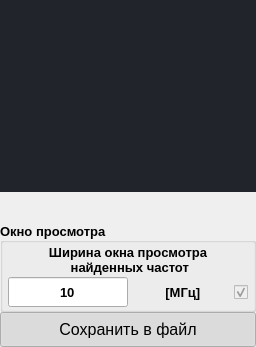
    <widget class="QWidget" name="widget_main" native="true">
     <property name="styleSheet">
      <string notr="true"/>
     </property>
     <layout class="QVBoxLayout" name="layout_main">
      <property name="spacing">
       <number>0</number>
      </property>
      <property name="leftMargin">
       <number>0</number>
      </property>
      <property name="topMargin">
       <number>0</number>
      </property>
      <property name="rightMargin">
       <number>0</number>
      </property>
      <property name="bottomMargin">
       <number>0</number>
      </property>
      <item>
       <widget class="QWidget" name="widget_main_body" native="true">
        <property name="styleSheet">
         <string notr="true"/>
        </property>
        <layout class="QHBoxLayout" name="layout__main_body" stretch="1,0">
         <property name="spacing">
          <number>0</number>
         </property>
         <property name="leftMargin">
          <number>0</number>
         </property>
         <property name="topMargin">
          <number>0</number>
         </property>
         <property name="rightMargin">
          <number>0</number>
         </property>
         <property name="bottomMargin">
          <number>0</number>
         </property>
         <item>
          <widget class="QWidget" name="widget_plotting" native="true">
           <property name="styleSheet">
            <string notr="true">background-color: rgb(167, 167, 167);
background-color: rgb(124, 124, 124);
background-color: rgb(255, 255, 255);
background-color: rgb(240, 240, 240);</string>
           </property>
           <layout class="QVBoxLayout" name="plotLayout">
            <property name="spacing">
             <number>0</number>
            </property>
            <property name="leftMargin">
             <number>0</number>
            </property>
            <property name="topMargin">
             <number>0</number>
            </property>
            <property name="rightMargin">
             <number>0</number>
            </property>
            <property name="bottomMargin">
             <number>0</number>
            </property>
           </layout>
          </widget>
         </item>
         <item>
          <widget class="QWidget" name="widget_right" native="true">
           <property name="styleSheet">
            <string notr="true"/>
           </property>
           <layout class="QHBoxLayout" name="layout_right">
            <property name="spacing">
             <number>0</number>
            </property>
            <property name="leftMargin">
             <number>0</number>
            </property>
            <property name="topMargin">
             <number>0</number>
            </property>
            <property name="rightMargin">
             <number>0</number>
            </property>
            <property name="bottomMargin">
             <number>0</number>
            </property>
            <item>
             <widget class="QWidget" name="widget_table" native="true">
              <property name="styleSheet">
               <string notr="true">/* Состояние - не выбран*/
QCheckBox::indicator:unchecked {
	/* Выбор картинки*/
	image: url(:/table_checkbox/resource/table_checkbox/var2_color/no_red_24dp.svg);
}

/* Состояние -  выбран*/
QCheckBox::indicator:checked {
	/* Выбор картинки*/
	image: url(:/table_checkbox/resource/table_checkbox/var2_color/yes_green_24dp.svg);
}
</string>
              </property>
              <layout class="QVBoxLayout" name="layout_table">
               <property name="spacing">
                <number>0</number>
               </property>
               <property name="leftMargin">
                <number>0</number>
               </property>
               <property name="topMargin">
                <number>0</number>
               </property>
               <property name="rightMargin">
                <number>0</number>
               </property>
               <property name="bottomMargin">
                <number>0</number>
               </property>
               <item>
                <widget class="QTableWidget" name="tableWidget_frequency_absorption">
                 <property name="styleSheet">
                  <string notr="true">background-color: rgb(33, 37, 43);</string>
                 </property>
                 <property name="frameShape">
                  <enum>QFrame::NoFrame</enum>
                 </property>
                 <property name="horizontalScrollBarPolicy">
                  <enum>Qt::ScrollBarAlwaysOff</enum>
                 </property>
                 <property name="editTriggers">
                  <set>QAbstractItemView::AnyKeyPressed|QAbstractItemView::EditKeyPressed</set>
                 </property>
                 <property name="tabKeyNavigation">
                  <bool>false</bool>
                 </property>
                 <property name="showDropIndicator" stdset="0">
                  <bool>false</bool>
                 </property>
                 <property name="dragDropOverwriteMode">
                  <bool>false</bool>
                 </property>
                 <property name="selectionMode">
                  <enum>QAbstractItemView::SingleSelection</enum>
                 </property>
                 <property name="selectionBehavior">
                  <enum>QAbstractItemView::SelectRows</enum>
                 </property>
                 <property name="iconSize">
                  <size>
                   <width>0</width>
                   <height>0</height>
                  </size>
                 </property>
                 <property name="showGrid">
                  <bool>true</bool>
                 </property>
                 <property name="sortingEnabled">
                  <bool>false</bool>
                 </property>
                 <property name="rowCount">
                  <number>0</number>
                 </property>
                 <property name="columnCount">
                  <number>0</number>
                 </property>
                 <attribute name="horizontalHeaderCascadingSectionResizes">
                  <bool>false</bool>
                 </attribute>
                 <attribute name="horizontalHeaderShowSortIndicator" stdset="0">
                  <bool>false</bool>
                 </attribute>
                 <attribute name="horizontalHeaderStretchLastSection">
                  <bool>false</bool>
                 </attribute>
                </widget>
               </item>
               <item>
                <widget class="QWidget" name="widget_bottom" native="true">
                 <property name="sizePolicy">
                  <sizepolicy hsizetype="Preferred" vsizetype="Preferred">
                   <horstretch>0</horstretch>
                   <verstretch>0</verstretch>
                  </sizepolicy>
                 </property>
                 <property name="minimumSize">
                  <size>
                   <width>0</width>
                   <height>0</height>
                  </size>
                 </property>
                 <property name="styleSheet">
                  <string notr="true"/>
                 </property>
                 <layout class="QVBoxLayout" name="layout_bottom">
                  <property name="spacing">
                   <number>0</number>
                  </property>
                  <property name="sizeConstraint">
                   <enum>QLayout::SetDefaultConstraint</enum>
                  </property>
                  <property name="leftMargin">
                   <number>0</number>
                  </property>
                  <property name="topMargin">
                   <number>0</number>
                  </property>
                  <property name="rightMargin">
                   <number>0</number>
                  </property>
                  <property name="bottomMargin">
                   <number>0</number>
                  </property>
                  <item>
                   <widget class="QLabel" name="label_statistics_on_selected_frequencies">
                    <property name="sizePolicy">
                     <sizepolicy hsizetype="Preferred" vsizetype="Fixed">
                      <horstretch>0</horstretch>
                      <verstretch>0</verstretch>
                     </sizepolicy>
                    </property>
                    <property name="minimumSize">
                     <size>
                      <width>0</width>
                      <height>30</height>
                     </size>
                    </property>
                    <property name="styleSheet">
                     <string notr="true"/>
                    </property>
                    <property name="text">
                     <string/>
                    </property>
                   </widget>
                  </item>
                  <item>
                   <widget class="QGroupBox" name="groupBox_window_view">
                    <property name="minimumSize">
                     <size>
                      <width>0</width>
                      <height>90</height>
                     </size>
                    </property>
                    <property name="maximumSize">
                     <size>
                      <width>16777215</width>
                      <height>16777215</height>
                     </size>
                    </property>
                    <property name="sizeIncrement">
                     <size>
                      <width>0</width>
                      <height>0</height>
                     </size>
                    </property>
                    <property name="baseSize">
                     <size>
                      <width>0</width>
                      <height>0</height>
                     </size>
                    </property>
                    <property name="font">
                     <font>
                      <pointsize>10</pointsize>
                      <weight>75</weight>
                      <bold>true</bold>
                     </font>
                    </property>
                    <property name="cursor">
                     <cursorShape>ArrowCursor</cursorShape>
                    </property>
                    <property name="mouseTracking">
                     <bool>false</bool>
                    </property>
                    <property name="tabletTracking">
                     <bool>false</bool>
                    </property>
                    <property name="styleSheet">
                     <string notr="true"/>
                    </property>
                    <property name="title">
                     <string>Окно просмотра</string>
                    </property>
                    <property name="alignment">
                     <set>Qt::AlignLeading|Qt::AlignLeft|Qt::AlignVCenter</set>
                    </property>
                    <property name="flat">
                     <bool>true</bool>
                    </property>
                    <property name="checkable">
                     <bool>false</bool>
                    </property>
                    <layout class="QVBoxLayout" name="layout_frequency_range_3">
                     <property name="spacing">
                      <number>0</number>
                     </property>
                     <property name="leftMargin">
                      <number>5</number>
                     </property>
                     <property name="topMargin">
                      <number>0</number>
                     </property>
                     <property name="rightMargin">
                      <number>5</number>
                     </property>
                     <property name="bottomMargin">
                      <number>0</number>
                     </property>
                     <item>
                      <widget class="QLabel" name="label_text_window_width">
                       <property name="text">
                        <string>Ширина окна просмотра 
 найденных частот</string>
                       </property>
                       <property name="alignment">
                        <set>Qt::AlignCenter</set>
                       </property>
                      </widget>
                     </item>
                     <item>
                      <widget class="QWidget" name="widget_input_window_view" native="true">
                       <property name="sizePolicy">
                        <sizepolicy hsizetype="Ignored" vsizetype="Preferred">
                         <horstretch>0</horstretch>
                         <verstretch>0</verstretch>
                        </sizepolicy>
                       </property>
                       <property name="minimumSize">
                        <size>
                         <width>0</width>
                         <height>30</height>
                        </size>
                       </property>
                       <property name="styleSheet">
                        <string notr="true"/>
                       </property>
                       <layout class="QHBoxLayout" name="layout_start_range_8">
                        <property name="spacing">
                         <number>0</number>
                        </property>
                        <property name="sizeConstraint">
                         <enum>QLayout::SetDefaultConstraint</enum>
                        </property>
                        <property name="leftMargin">
                         <number>0</number>
                        </property>
                        <property name="topMargin">
                         <number>0</number>
                        </property>
                        <property name="rightMargin">
                         <number>0</number>
                        </property>
                        <property name="bottomMargin">
                         <number>0</number>
                        </property>
                        <item>
                         <widget class="QLineEdit" name="lineEdit_window_width">
                          <property name="enabled">
                           <bool>true</bool>
                          </property>
                          <property name="sizePolicy">
                           <sizepolicy hsizetype="Expanding" vsizetype="Fixed">
                            <horstretch>0</horstretch>
                            <verstretch>0</verstretch>
                           </sizepolicy>
                          </property>
                          <property name="minimumSize">
                           <size>
                            <width>0</width>
                            <height>30</height>
                           </size>
                          </property>
                          <property name="maximumSize">
                           <size>
                            <width>120</width>
                            <height>30</height>
                           </size>
                          </property>
                          <property name="styleSheet">
                           <string notr="true"/>
                          </property>
                          <property name="text">
                           <string notr="true">10</string>
                          </property>
                          <property name="maxLength">
                           <number>10</number>
                          </property>
                          <property name="alignment">
                           <set>Qt::AlignCenter</set>
                          </property>
                          <property name="dragEnabled">
                           <bool>false</bool>
                          </property>
                         </widget>
                        </item>
                        <item>
                         <widget class="QLabel" name="label_text_units_window_width">
                          <property name="sizePolicy">
                           <sizepolicy hsizetype="Preferred" vsizetype="Preferred">
                            <horstretch>0</horstretch>
                            <verstretch>0</verstretch>
                           </sizepolicy>
                          </property>
                          <property name="minimumSize">
                           <size>
                            <width>0</width>
                            <height>30</height>
                           </size>
                          </property>
                          <property name="styleSheet">
                           <string notr="true"/>
                          </property>
                          <property name="text">
                           <string> [МГц]</string>
                          </property>
                          <property name="alignment">
                           <set>Qt::AlignCenter</set>
                          </property>
                         </widget>
                        </item>
                        <item>
                         <widget class="QCheckBox" name="checkBox_status_window_width">
                          <property name="enabled">
                           <bool>false</bool>
                          </property>
                          <property name="sizePolicy">
                           <sizepolicy hsizetype="Fixed" vsizetype="Fixed">
                            <horstretch>0</horstretch>
                            <verstretch>0</verstretch>
                           </sizepolicy>
                          </property>
                          <property name="minimumSize">
                           <size>
                            <width>0</width>
                            <height>30</height>
                           </size>
                          </property>
                          <property name="maximumSize">
                           <size>
                            <width>16777215</width>
                            <height>30</height>
                           </size>
                          </property>
                          <property name="whatsThis">
                           <string/>
                          </property>
                          <property name="accessibleName">
                           <string/>
                          </property>
                          <property name="accessibleDescription">
                           <string/>
                          </property>
                          <property name="styleSheet">
                           <string notr="true"/>
                          </property>
                          <property name="text">
                           <string/>
                          </property>
                          <property name="checked">
                           <bool>true</bool>
                          </property>
                          <property name="tristate">
                           <bool>false</bool>
                          </property>
                         </widget>
                        </item>
                       </layout>
                      </widget>
                     </item>
                    </layout>
                   </widget>
                  </item>
                  <item>
                   <widget class="QPushButton" name="pushButton_save_table_to_file">
                    <property name="sizePolicy">
                     <sizepolicy hsizetype="Minimum" vsizetype="Fixed">
                      <horstretch>0</horstretch>
                      <verstretch>0</verstretch>
                     </sizepolicy>
                    </property>
                    <property name="minimumSize">
                     <size>
                      <width>0</width>
                      <height>35</height>
                     </size>
                    </property>
                    <property name="maximumSize">
                     <size>
                      <width>16777215</width>
                      <height>35</height>
                     </size>
                    </property>
                    <property name="font">
                     <font>
                      <pointsize>12</pointsize>
                     </font>
                    </property>
                    <property name="cursor">
                     <cursorShape>PointingHandCursor</cursorShape>
                    </property>
                    <property name="accessibleDescription">
                     <string/>
                    </property>
                    <property name="layoutDirection">
                     <enum>Qt::LeftToRight</enum>
                    </property>
                    <property name="autoFillBackground">
                     <bool>false</bool>
                    </property>
                    <property name="styleSheet">
                     <string notr="true">QPushButton {
	/* задает иконку */
	background-image: url(:/table/resource/table/save_white_36dp.svg);
} </string>
                    </property>
                    <property name="text">
                     <string>Сохранить в файл</string>
                    </property>
                    <property name="iconSize">
                     <size>
                      <width>0</width>
                      <height>0</height>
                     </size>
                    </property>
                    <property name="checkable">
                     <bool>true</bool>
                    </property>
                    <property name="checked">
                     <bool>true</bool>
                    </property>
                    <property name="autoRepeat">
                     <bool>false</bool>
                    </property>
                    <property name="autoExclusive">
                     <bool>false</bool>
                    </property>
                    <property name="default">
                     <bool>false</bool>
                    </property>
                    <property name="flat">
                     <bool>false</bool>
                    </property>
                   </widget>
                  </item>
                 </layout>
                </widget>
               </item>
              </layout>
             </widget>
            </item>
           </layout>
          </widget>
         </item>
        </layout>
       </widget>
      </item>
     </layout>
    </widget>
